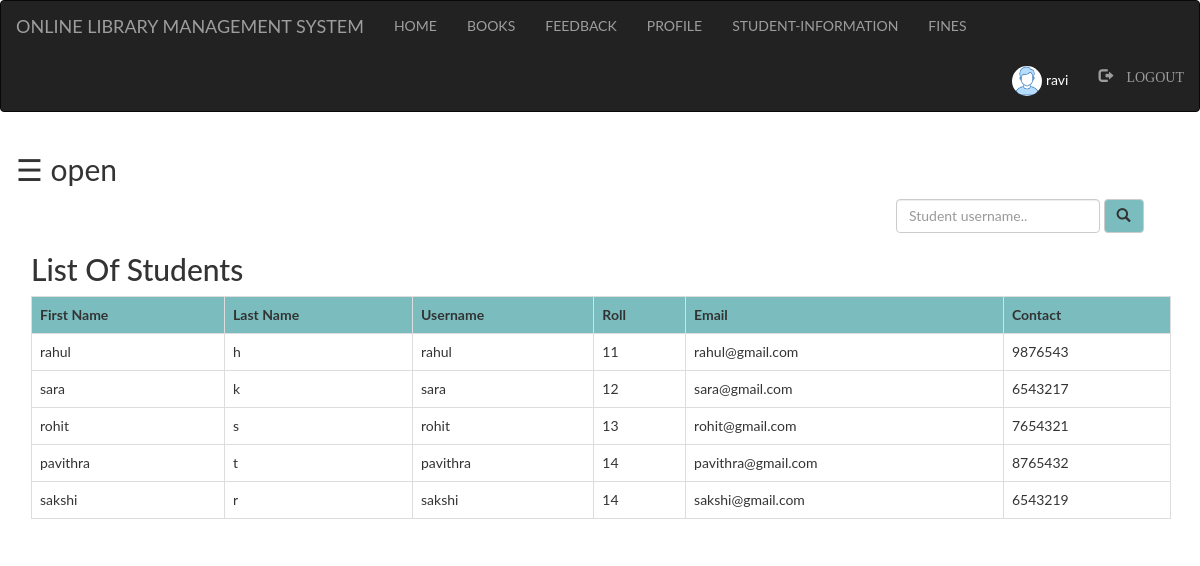
The page /admin/student.php (signed in) on the database its author committed.
### tables this page shows
CREATE TABLE `student` (
  `first` varchar(100) NOT NULL,
  `last` varchar(100) NOT NULL,
  `username` varchar(100) NOT NULL,
  `password` varchar(100) NOT NULL,
  `roll` int(100) NOT NULL,
  `email` varchar(100) NOT NULL,
  `contact` varchar(100) NOT NULL,
  `pic` varchar(100) NOT NULL
);

### admin/student.php (the view, shortened to what this page needs)
<?php
  include "navbar.php";
?>
<!DOCTYPE html>
<html>
<head>
</head>
<body>
<div id="main">
  <span style="font-size:30px;cursor:pointer" onclick="openNav()">&#9776; open</span>
<div class="container">
	<div class="srch">
		<form class="navbar-form" method="post" name="form1">
				<input class="form-control" type="text" name="search" placeholder="Student username.." required="">
				<button style="background-color: #6db6b9e6;" type="submit" name="submit" class="btn btn-default">
					<span class="glyphicon glyphicon-search"></span>
				</button>
		</form>
	</div>
	<h2>List Of Students</h2>
	<?php
		if(isset($_POST['submit']))
		{
			$q=mysqli_query($db,"SELECT first,last,username,roll,email,contact FROM `student` where username like '%$_POST[search]%' ");
			if(mysqli_num_rows($q)==0)
			{
				echo "Sorry! No student found with that username. Try searching again.";
			}
			else
			{
		echo "<table class='table table-bordered table-hover' >";
			echo "<tr style='background-color: #6db6b9e6;'>";
				echo "<th>"; echo "First Name";	echo "</th>";
				echo "<th>"; echo "Last Name";  echo "</th>";
				echo "<th>"; echo "Username";  echo "</th>";
				echo "<th>"; echo "Roll";  echo "</th>";
				echo "<th>"; echo "Email";  echo "</th>";
				echo "<th>"; echo "Contact";  echo "</th>";
			echo "</tr>";
			while($row=mysqli_fetch_assoc($q))
			{
				echo "<tr>";
				echo "<td>"; echo $row['first']; echo "</td>";
				echo "<td>"; echo $row['last']; echo "</td>";
				echo "<td>"; echo $row['username']; echo "</td>";
				echo "<td>"; echo $row['roll']; echo "</td>";
				echo "<td>"; echo $row['email']; echo "</td>";
				echo "<td>"; echo $row['contact']; echo "</td>";
				echo "</tr>";
			}
		echo "</table>";
			}
		}
		else
		{
			$res=mysqli_query($db,"SELECT first,last,username,roll,email,contact FROM `student`;");
		echo "<table class='table table-bordered table-hover' >";
			echo "<tr style='background-color: #6db6b9e6;'>";
				echo "<th>"; echo "First Name";	echo "</th>";
				echo "<th>"; echo "Last Name";  echo "</th>";
				echo "<th>"; echo "Username";  echo "</th>";
				echo "<th>"; echo "Roll";  echo "</th>";
				echo "<th>"; echo "Email";  echo "</th>";
				echo "<th>"; echo "Contact";  echo "</th>";
			echo "</tr>";
			while($row=mysqli_fetch_assoc($res))
			{
				echo "<tr>";
				echo "<td>"; echo $row['first']; echo "</td>";
				echo "<td>"; echo $row['last']; echo "</td>";
				echo "<td>"; echo $row['username']; echo "</td>";
				echo "<td>"; echo $row['roll']; echo "</td>";
				echo "<td>"; echo $row['email']; echo "</td>";
				echo "<td>"; echo $row['contact']; echo "</td>";
				echo "</tr>";
			}
		echo "</table>";
		}
	?>
</div>
</body>
</html>

### admin/style.css (style rules this page uses)
html, body, div, span, object, iframe, h1, h2, h3, h4, h5, h6, p, blockquote, pre, abbr, address, cite, code, del, dfn, em, img, ins, kbd, q, samp, small, strong, sub, sup, var, b, i, dl, dt, dd, ol, ul, li, fieldset, form, label, legend, table, caption, tbody, tfoot, thead, tr, th, td, article, aside, canvas, details, figcaption, figure, footer, header, hgroup, menu, nav, section, summary, time, mark, audio, video { margin:0; padding:0; border:0; outline:0; font-size:100%; vertical-align:baseline; background:transparent; }
body { line-height:1; }
table { border-collapse:collapse; border-spacing:0; }
input, select { vertical-align:middle; }
input { height: 25px; width: 300px; }

### admin/student.php (style rules this page uses)
.srch { padding-left: 850px; }
body { font-family: "Lato", sans-serif; transition: background-color .5s; }
#main { transition: margin-left .5s; padding: 16px; }

### rows shown on the page
student: first "rahul", last "h", username "rahul", roll "11", email "rahul@gmail.com", contact "9876543"
student: first "sara", last "k", username "sara", roll "12", email "sara@gmail.com", contact "6543217"
student: first "rohit", last "s", username "rohit", roll "13", email "rohit@gmail.com", contact "7654321"
student: first "pavithra", last "t", username "pavithra", roll "14", email "pavithra@gmail.com", contact "8765432"
student: first "sakshi", last "r", username "sakshi", roll "14", email "sakshi@gmail.com", contact "6543219"

### other values the page prints
$_SESSION['login_user'] "ravi"
